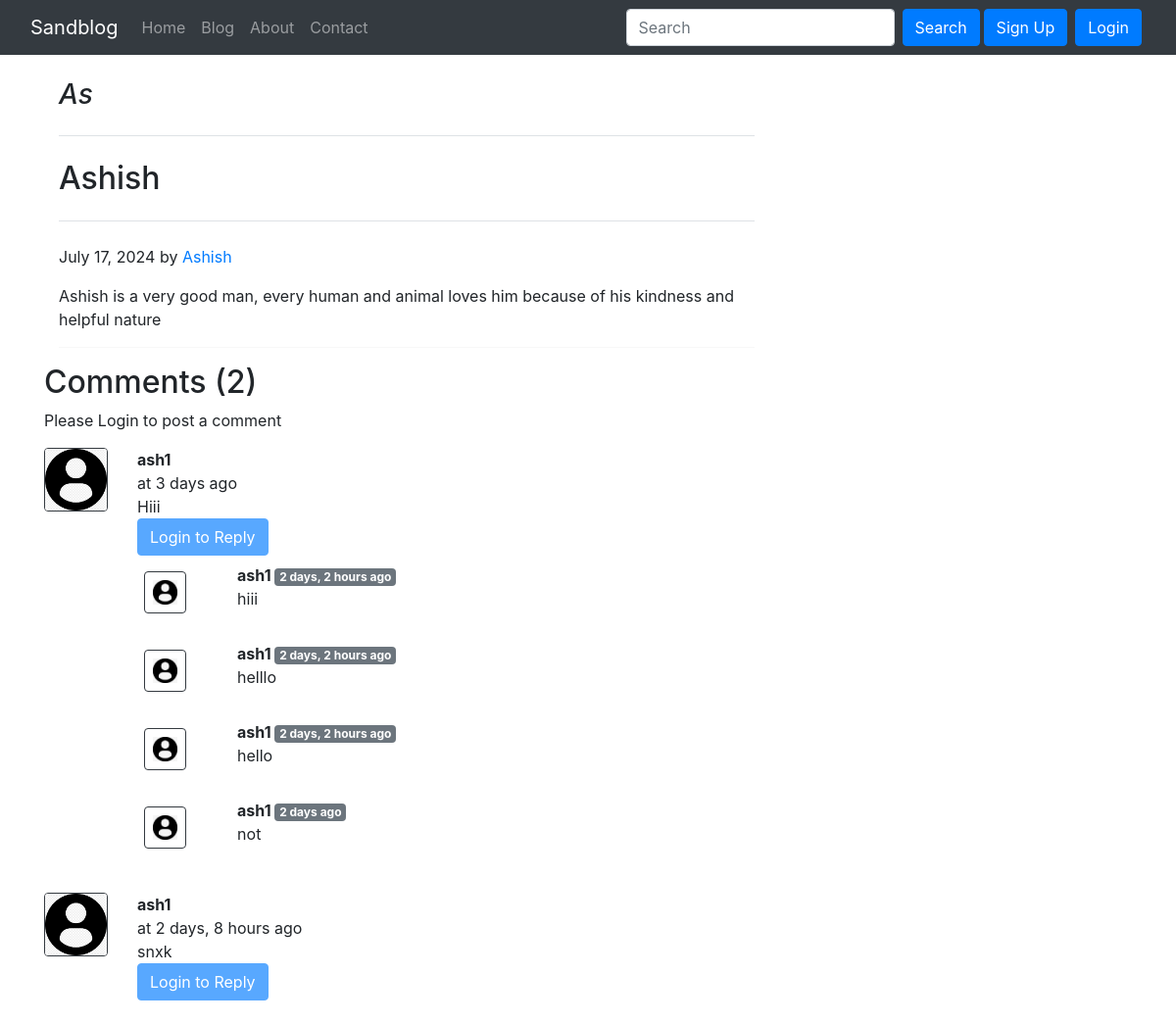
/blog/sdfsdsm, run on the app's committed database.
### blog/models.py (models this page shows, shortened)
class Post(models.Model):
    sno = models.AutoField(primary_key=True)
    category = models.CharField(max_length=250)
    title = models.CharField(max_length=50)
    content = models.TextField()
    author=models.CharField(max_length=300)
    slug=models.CharField(max_length=150)
    timestamp = models.DateField(blank=True, default=now)

class BlogComment(models.Model):
    sno = models.AutoField(primary_key=True)
    comment=models.TextField()
    user= models.ForeignKey(User, on_delete=models.CASCADE)
    post= models.ForeignKey(Post, on_delete=models.CASCADE)
    parents = models.ForeignKey('self', on_delete=models.CASCADE, null=True)
    timestamp=models.DateTimeField(default=now)

### blog/views.py (the view)
# urls.py: path('/<str:slug>',views.blogpost, name='Blogpost' ),
def blogpost(request, slug):
    post=Post.objects.filter(slug=slug).first()
    comments=BlogComment.objects.filter(post=post, parents=None)
    replies=BlogComment.objects.filter(post=post).exclude(parents=None)
    replyDict={}
    for reply in replies:
        if reply.parents.sno not in replyDict.keys():
            replyDict[reply.parents.sno]=[reply]
        else:
            replyDict[reply.parents.sno].append(reply)
    context={'post':post, 'comments':comments, 'user':request.user, 'replyDict':replyDict}
    return render(request, 'blog/blogpost.html', context)

### blog/templatetags/get_dict.py (called while the page is built)
@register.filter(name='get_val')
def get_val(dict, key):
    return dict.get(key)

### templates/blog/blogpost.html (shortened to what this page needs)
{% extends 'base.html' %}
{% block body %}
{% load humanize %}
{% load get_dict %}
<div class="container">
  <div class="col-md-8">
    <h3 class="pb-4 my-4 fst-italic border-bottom">{{post.category}}</h3>
    <article class="blog-post">
      <h2 class="pb-4 my-4 border-bottom">{{post.title}}</h2>
      <p class="blog-post-meta">{{post.timestamp}} by <a href="#">{{post.author}}</a></p>
      <p>{{post.content}}</p>
      <hr>
  </div>
</div>
<div class="container">
  <h2>Comments ({{comments.count}})</h2>
  <div class="my-2">
    {% if user.is_authenticated %}
    <form action="/blog/postcomment" method="post">
      {% csrf_token %}
      <div class="form-group">
        <label for="emapleInputEmail">Post Comment</label>
        <input type="text" class="form-control" name="comment">
      </div>
      <input type="hidden" name="postSno" value="{{post.sno}}">
      <input type="hidden" name="parentSno" value="">
      <button type="submit" class="btn btn-primary">Submit</button>
    </form>
    {% else %}
    <p>Please Login to post a comment</p>
    {% endif %}
  </div>
  {% for comment in comments%}
  <div class="row my-3">
    <div class="col-md-1">
      <img class="rounded mx-auto d-block w-100 border border-dark" src="/static/img/user.jpg" alt="user">
    </div>
    <div class="col-md-11"><b>{{comment.user.username}}</b>
      <div>at {{comment.timestamp | naturaltime}}</div>
      <div>{{comment.comment}}</div>
      <div class="reply mx-0">
        {% if user.is_authenticated %}
          <button class="btn btn-primary" data-bs-toggle="collapse" href="#replyBox{{comment.sno}}" role="button"
            aria-expanded="false" aria-controls="replyBox{{comment.sno}}">
            Reply
          </button>
        <div class="collapse" id="replyBox{{comment.sno}}">
          <div class="card card-body">
            <form action="/blog/postcomment" method="post">
              {% csrf_token %}
              <div class="form-group">
                <label for="comment">Post a reply</label>
                <input type="text" class="form-control" name="comment">
                <input type="hidden" name="parentSno" value="{{comment.sno}}">
              </div>
              <input type="hidden" name="postSno" value="{{post.sno}}">
              <button type="submit" class="btn btn-primary">Submit</button>
            </form>
          </div>
        </div>
        {% else %}
        <button class="btn btn-primary" data-bs-toggle="collapse" href="#replyBox{{comment.sno}}" role="button"
            aria-expanded="false" aria-controls="replyBox{{comment.sno}}" disabled>
            Login to Reply
          </button>
        {% endif %}
        <div class="replies my-2">
          {% for reply in replyDict|get_val:comment.sno%}
          <div class="row my-2">
                        <div class="col-md-1 ">
                            <img class="rounded mx-auto d-block w-75 my-2 border border-dark p-2" src="/static/img/user.jpg" alt="user">
                        </div>
                        <div class="col-md-11">
                            <div class="col-md-11 ">
                                <b> {{reply.user.username}} </b> <span class="badge badge-secondary ">{{reply.timestamp| naturaltime}}</span>
                                <div>{{reply.comment}}</div>
                            </div>
                            <br>
                        </div>
                    </div>
                    {% endfor %}
                </div>
            </div>
        </div>
    </div>
    {% endfor %}
</div>
{% endblock %}

### data on the page
Post: category "As", title "Ashish", timestamp "July 17, 2024", author "Ashish", content "Ashish is a very good man, every human and animal loves him because of his kindness and helpful nature"
BlogComment: user.username "ash1", timestamp "3 days ago", comment "Hiii"
BlogComment: user.username "ash1", timestamp "2 days, 2 hours ago", comment "hiii"
BlogComment: user.username "ash1", timestamp "2 days, 2 hours ago", comment "helllo"
BlogComment: user.username "ash1", timestamp "2 days, 2 hours ago", comment "hello"
BlogComment: user.username "ash1", timestamp "2 days ago", comment "not"
BlogComment: user.username "ash1", timestamp "2 days, 8 hours ago", comment "snxk"

### other printed values
{{ comments.count }} "2"
